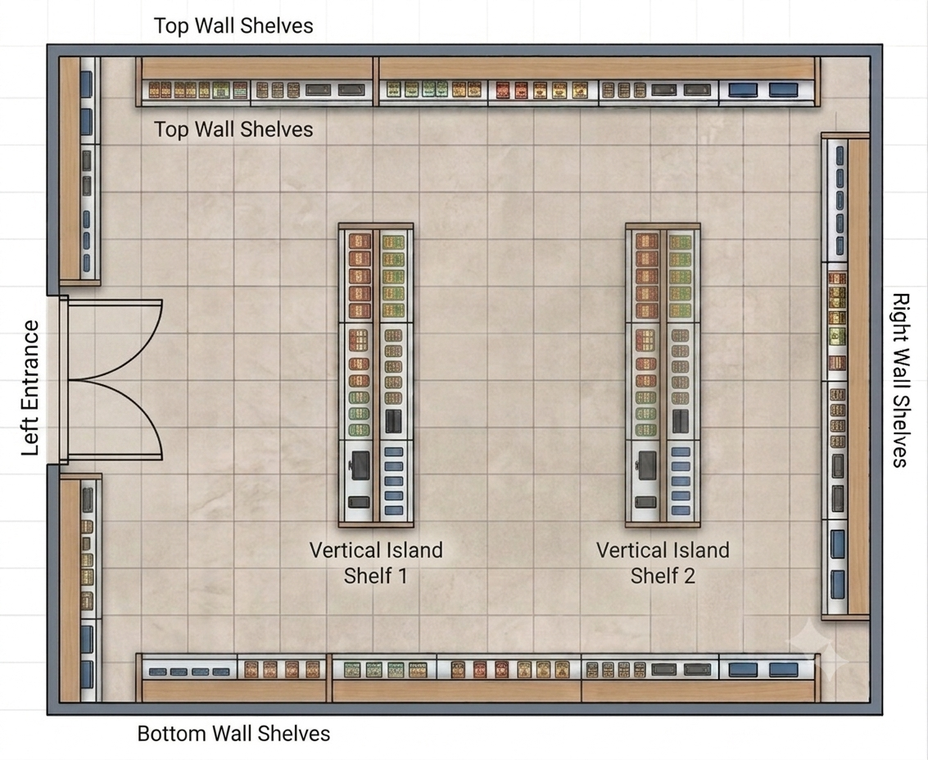
#> input picture blueprint.png, 928 x 760 px, shrunk from 1133 x 928 before the run
$ python build_heatmap.py
#> lines starting #> are read from the running program, lines starting #| are printed output that depends on the picture; after the words box and inside, x2 and y2 are one past the last pixel; in counts of white or black regions, pixels touching at a corner belong together
import cv2
import numpy as np
import json

# load data
with open("positions_stitched_smoothed.json") as f:
#> (reads positions_stitched_smoothed.json from the repository)
    positions = json.load(f)

blueprint = cv2.imread("blueprint.png")
#> blueprint is the input picture: shape (760, 928, 3); mean B, G, R 176.1, 185.9, 195
bp_h, bp_w = blueprint.shape[:2]
#> bp_h = 760; bp_w = 928

# build a density map: one bin per pixel of the blueprint
heatmap = np.zeros((bp_h, bp_w), dtype=np.float32)

for p in positions:
    x, y = int(p["x"]), int(p["y"])
    if 0 <= x < bp_w and 0 <= y < bp_h:
        heatmap[y, x] += 1

print("Raw max density (before smoothing):", heatmap.max())
#| Raw max density (before smoothing): 46.0

# smooth it so it looks like a continuous heatmap, not scattered dots
heatmap_smooth = cv2.GaussianBlur(heatmap, (0, 0), sigmaX=20, sigmaY=20)

# normalize to 0-255 for visualization
heatmap_norm = cv2.normalize(heatmap_smooth, None, 0, 255, cv2.NORM_MINMAX).astype(np.uint8)
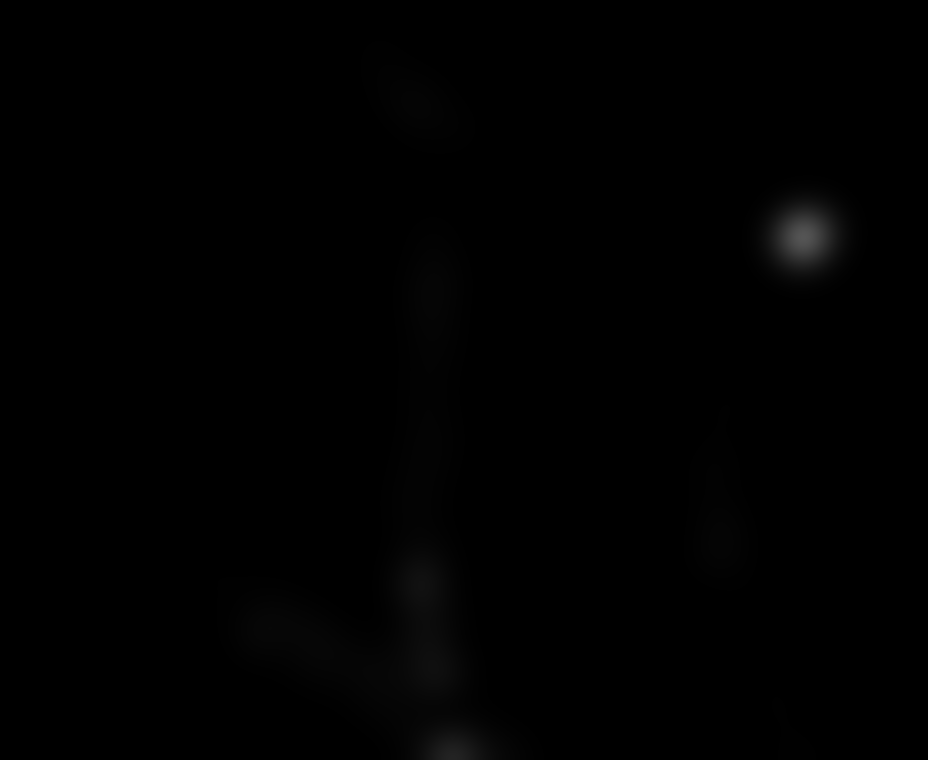
#> heatmap_smooth: shape (760, 928) float32; min 0, max 0.332, mean 0.00349

# colorize (JET: blue=low density, red=high density)
heatmap_color = cv2.applyColorMap(heatmap_norm, cv2.COLORMAP_JET)

# mask out areas with essentially zero density, so empty floor doesn't get tinted blue
mask = heatmap_norm > 10
overlay = blueprint.copy()
overlay[mask] = cv2.addWeighted(blueprint, 0.4, heatmap_color, 0.6, 0)[mask]
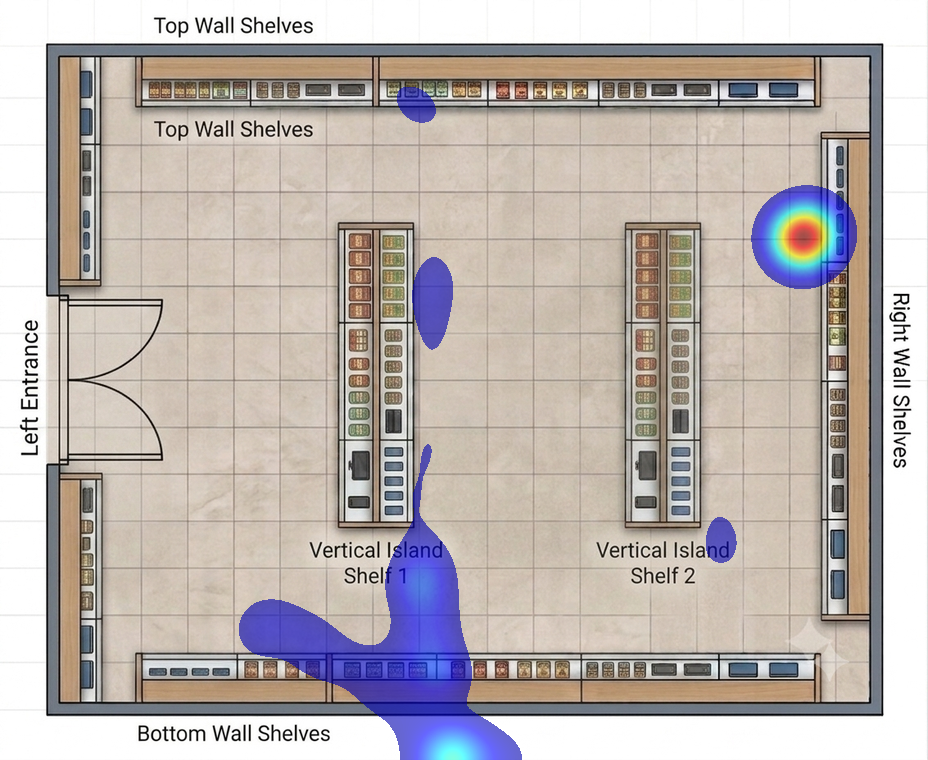
#> overlay: shape (760, 928, 3); 5.85% of pixels changed, all inside (x1, y1, x2, y2) = (239, 87, 857, 760)

cv2.imwrite("heatmap_raw.jpg", heatmap_norm)
cv2.imwrite("heatmap_overlay.jpg", overlay)
print("Saved heatmap_raw.jpg and heatmap_overlay.jpg")
